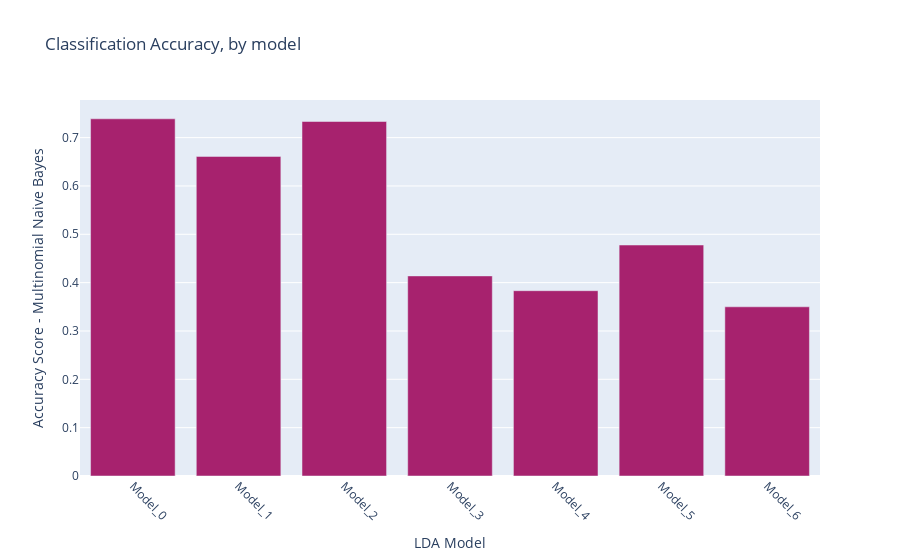

The cell this chart's notebook holds for it:
### Code cell
# display the various accuracy scores using Plotly. Higher accuracy is better.
import plotly.graph_objects as go
mycolors=['#A7226E',   '#EC2049', '#16697a', '#db6400', '#ffa62b']
data=[go.Bar(
    y=accuracy_scores, 
    x=model_numbers,
    marker_color=mycolors[0]
)]
layout=go.Layout(title='Classification Accuracy, by model',
                 xaxis=dict(title='LDA Model'),
                 yaxis=dict(title='Accuracy Score - Multinomial Naive Bayes'),
    )
fig = go.Figure(data, layout)
fig.update_xaxes(tickangle = 45)
fig.show()
fig.write_html("compare_models.html")

### Figure 1 — Plotly figure (JSON) as saved in the notebook; plotly's stock layout.template omitted (floating-point values rounded to 4 significant figures)
{"data": [{"marker": {"color": "#A7226E"}, "type": "bar", "x": ["Model_0", "Model_1", "Model_2", "Model_3", "Model_4", "Model_5", "Model_6"], "y": [0.7389, 0.6611, 0.7333, 0.4139, 0.3833, 0.4778, 0.35]}], "layout": {"title": {"text": "Classification Accuracy, by model"}, "xaxis": {"tickangle": 45, "title": {"text": "LDA Model"}}, "yaxis": {"title": {"text": "Accuracy Score - Multinomial Naive Bayes"}}}}
